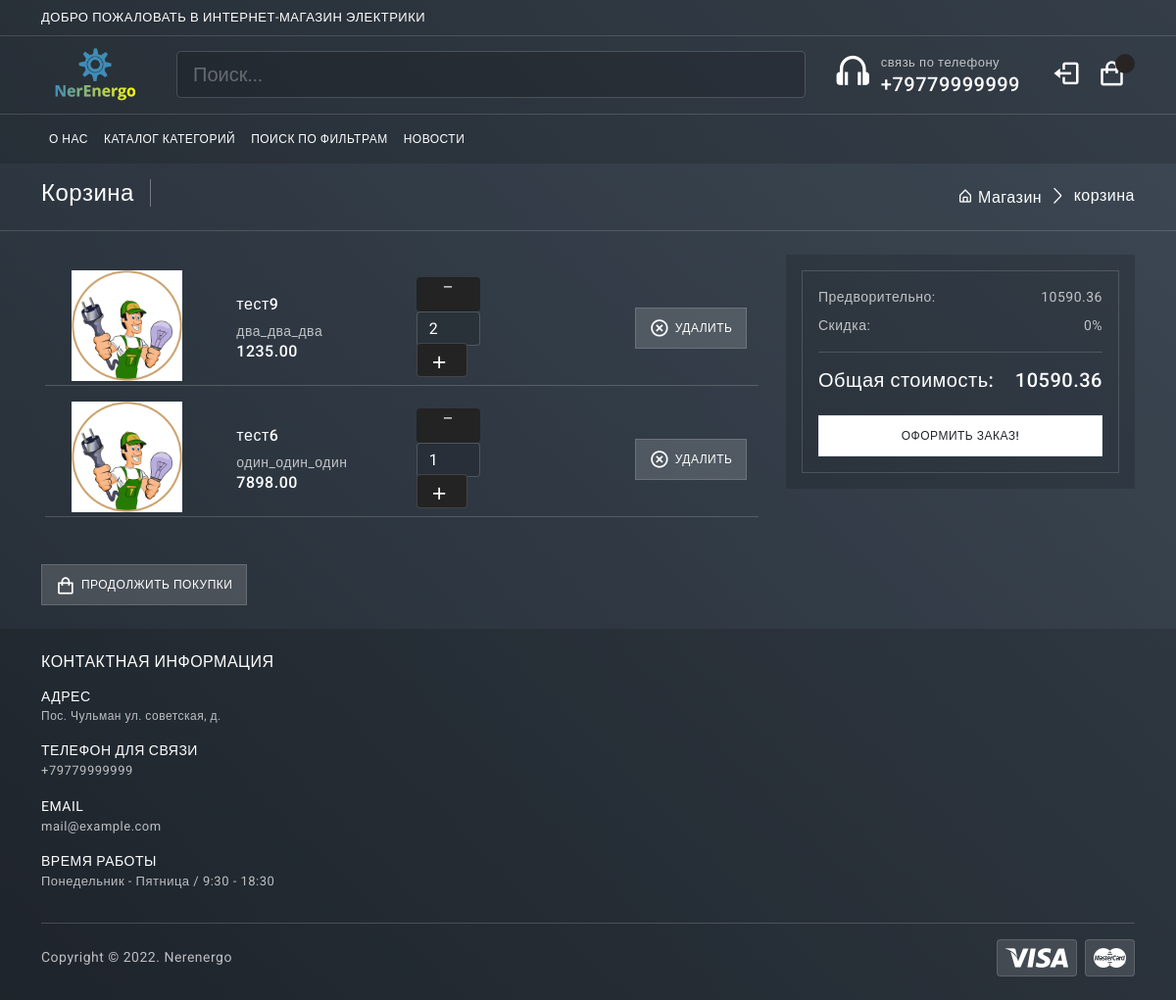
The app's page /cart/ (signed in), older data.
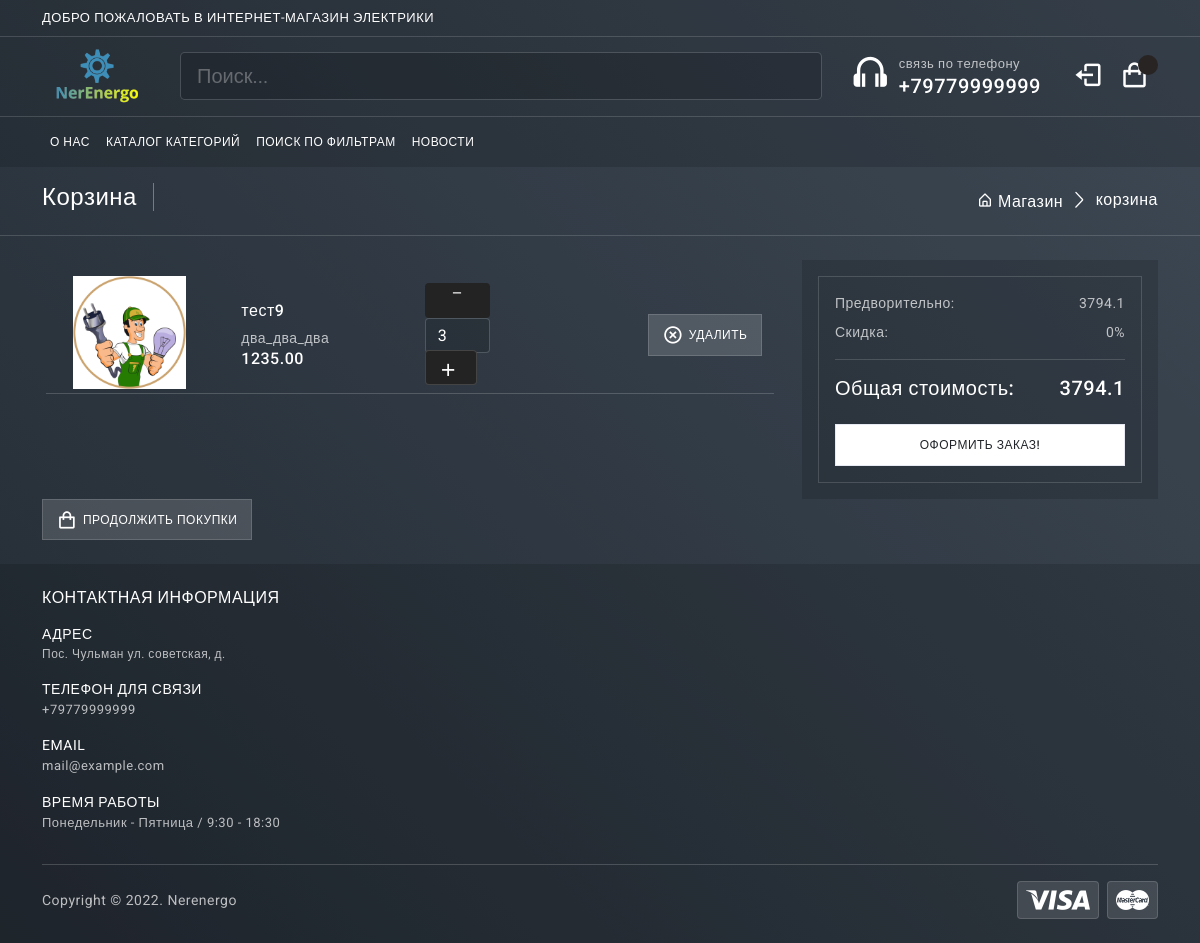
The same page, newer data.
### accounts/models.py (models this page shows, shortened)
class Account(AbstractBaseUser):
    first_name = models.CharField(max_length=50)
    last_name = models.CharField(max_length=50)
    username = models.CharField(max_length=50, unique=True)
    email = models.EmailField(max_length=100, unique=True)
    Phone_number = models.CharField(max_length=50)
    is_admin = models.BooleanField(default=False)
    is_staff = models.BooleanField(default=False)
    is_active = models.BooleanField(default=False)
    is_superadmin = models.BooleanField(default=False)
    date_joined_for_format = models.DateTimeField(auto_now_add=True)
    last_login_for_format  = models.DateTimeField(auto_now_add=True)
    USERNAME_FIELD = 'email'
    REQUIRED_FIELDS = ['username', 'first_name', 'last_name']
    objects = AccountManger()

### cart/models.py (models this page shows, shortened)
class CartItem(models.Model):
    user = models.ForeignKey(Account, on_delete=models.CASCADE, null=True )
    product = models.ForeignKey(Product, on_delete=models.CASCADE)
    variation = models.ManyToManyField(Variation, blank=True)
    cart = models.ForeignKey(Cart, on_delete=models.CASCADE, null=True)
    quantity = models.IntegerField()
    is_active = models.BooleanField(default=True)

### mainapp/models.py (models this page shows, shortened)
class Product(models.Model):
	category = models.ForeignKey(Category, verbose_name='Категория', on_delete=models.CASCADE)
	title = models.CharField(max_length=255, verbose_name="наименование")
	identifications = models.PositiveIntegerField(default=1, verbose_name='индификатор', blank=True)
	slug = models.SlugField(unique=True)
	image = models.ImageField(verbose_name='Изображение')
	description = models.TextField(verbose_name='описание', null=True)
	price = models.DecimalField(max_digits=9, decimal_places=2, verbose_name='Цена')
	count_view = models.PositiveIntegerField(default=0, verbose_name='Количество')
	availabillity = models.BooleanField(null=True, verbose_name="наличие")
	characteristiks = models.TextField(verbose_name='описание', null=True, blank=True)
	date_created = models.DateTimeField(auto_now_add = True)
	property1 = models.CharField(max_length=255, verbose_name="свойство_№1", blank=True)
	property2 = models.CharField(max_length=255, verbose_name="свойство_№2", blank=True)
	property3 = models.CharField(max_length=255, verbose_name="свойство_№3", blank=True)
	property4 = models.CharField(max_length=255, verbose_name="свойство_№4", blank=True)
	property5 = models.CharField(max_length=255, verbose_name="свойство_№5", blank=True)
	property6 = models.CharField(max_length=255, verbose_name="свойство_№6", blank=True)
	property7 = models.CharField(max_length=255, verbose_name="свойство_№7", blank=True)
	property8 = models.CharField(max_length=255, verbose_name="свойство_№8", blank=True)
	property9 = models.CharField(max_length=255, verbose_name="свойство_№9", blank=True)
	property10 = models.CharField(max_length=255, verbose_name="свойство_№10", blank=True)
	class Meta:
		verbose_name = 'Продукт'
		verbose_name_plural = 'Продукты'

class Category(MPTTModel):
	name = models.CharField(max_length=255, verbose_name="имя категории")
	slug = models.SlugField(unique=True)
	parent = TreeForeignKey('self', on_delete=models.CASCADE, null=True, blank=True, related_name='children')
	class MPTTMeta:
		order_insertion_by = ['name']
	def __str__(self):
		return self.name
	class Meta:
		verbose_name = 'Категорию'
		verbose_name_plural = 'категории'

### cart/views.py (the view)
# urls.py: path('', views.cart, name='cart'),
def cart(request, total_price=0, quantity=0, cart_items=None):
    grand_total = 0
    tax = 0
    try:
        if request.user.is_authenticated:
            cart_items = CartItem.objects.filter(user=request.user, is_active=True)
        else:
            cart = Cart.objects.get(cart_id=_cart_id(request))
            cart_items = CartItem.objects.filter(cart=cart, is_active=True)
        for cart_item in cart_items:
            total_price += (cart_item.product.price * cart_item.quantity)
            quantity += cart_item.quantity
    except ObjectDoesNotExist:
        pass
    tax = round(((2 * total_price)/100), 2)
    grand_total = total_price + tax
    handing = 15.00
    total = float(grand_total) + handing
    context = {
        'total' : total_price,
        'quantity': quantity,
        'cart_items':cart_items,
        'order_total':total,
        'vat' : tax,
        'handing':handing,
    }
    return render(request, 'mainapp/cart.html', context)

### mainapp/templates/mainapp/cart.html (shortened to what this page needs)
{% extends 'mainapp/index.html' %}
{% block content %}
 {% if not cart_items %}
 		<section class="py-3 border-bottom d-none d-md-flex">
			<div class="container">
				<div class="page-breadcrumb d-flex align-items-center">
					<h3 class="breadcrumb-title pe-3">Корзина</h3>
					<div class="ms-auto">
						<nav aria-label="breadcrumb">
							<ol class="breadcrumb mb-0 p-0">
								<li class="breadcrumb-item"><a href="{% url 'mainapp:index.html' %}"><i class="bx bx-home-alt"></i> Магазин</a>
								</li>
								<li class="breadcrumb-item active" aria-current="page">корзина</li>
							</ol>
						</nav>
					</div>
				</div>
			</div>
		</section>
		<div style="font-size:18px; margin-bottom:300px;margin-top:30px" class="container alert alert-info text-center" role="alert">
		<b>Ваша корзина пуста,&nbsp;&nbsp; <a href="{% url 'mainapp:index.html' %}" style="color:#21094e;text-decoration: underline;">Вернуться к покупкам<a></b>
		</div>
{% else %}
				<section class="py-3 border-bottom d-none d-md-flex">
					<div class="container">
						<div class="page-breadcrumb d-flex align-items-center">
							<h3 class="breadcrumb-title pe-3">Корзина</h3>
							<div class="ms-auto">
								<nav aria-label="breadcrumb">
									<ol class="breadcrumb mb-0 p-0">
										<li class="breadcrumb-item"><a href="{% url 'mainapp:index.html' %}"><i class="bx bx-home-alt"></i> Магазин</a>
										</li>
										<li class="breadcrumb-item active" aria-current="page">корзина</li>
									</ol>
								</nav>
							</div>
						</div>
					</div>
				</section>
				<section class="py-4">
					<div class="container">
						<div class="shop-cart">
							<div class="row">
								<div class="col-12 col-xl-8">
									<div class="shop-cart-list mb-3 p-3">
										{% for cart_item in cart_items %}
										<div class="row align-items-center g-6">
											<div class="col-3 col-lg-9">
												<div class="d-lg-flex align-items-center gap-2">
													<div class="col cart-img mb-1">
														<a href="{{ product.get_absolute_url }}">
														<img style="width: 8rem; padding-left: 15px" src="{{cart_item.product.image.url}}"alt=""></a>
													</div>
													<div class="col cart-detail text-center text-lg-start" style="padding-left: 20px; padding-right: 20px; position: center;">
														<h6 class="mb-2">{{ cart_item.product.title }}</h6>
														<span class="mb-0">{{cart_item.product.category}}</span>
														<h6 class="mb-0">{{cart_item.product.price}}</h6>
													</div>
													<div class="col plus-minus">
														<form style="" action="{% url 'cart:add_cart' cart_item.product.id %}" method="POST">
															<a href="{% url 'cart:remove_cart' cart_item.product.id cart_item.id %}" ><i style="text-align: center; background:#232323;color:#fff;height:35px;margin-top:-5px;width:65px; border-radius: 4px;" class="bx bx-minus "></i></a>
															<input style=" height:35px; width: 65px;" class="form-control" value="{{cart_item.quantity}}">
															<button style="background:#232323;color:#fff; height:35px; margin-top:-3px " class="btn btn-light" type="submit" id="button-minus"> <i class="bx bx-plus"></i> </button>
														</form>
													</div>
												</div>
											</div>
											<div class="col-12 col-lg-3">
												<div class="text-center">
													<div class="d-flex gap-2 justify-content-center justify-content-lg-end"> <a href="{% url 'cart:remove_cart_item' cart_item.product.id cart_item.id %}" class="btn btn-light rounded-0 btn-ecomm"><i class='bx bx-x-circle'></i>Удалить</a>
													</div>
												</div>
											</div>
											<hr>
										</div>
										{% endfor %}
									</div>
								</div>
								<div class="col-12 col-xl-4">
											<div class="checkout-form p-3 bg-dark-1">
												<div class="card rounded-0 border bg-transparent mb-0 shadow-none">
													<div class="card-body">
														<p class="mb-2">Предворительно: <span class="float-end">{{ order_total }}</span>
														<p class="mb-0">Скидка: <span class="float-end">0%</span>
														</p>
														<div class="my-3 border-top"></div>
														<h5 class="mb-0">Общая стоимость: <span class="float-end">{{order_total}}</span></h5>
														<div class="d-grid"> <a href="{% url 'mainapp:postorder' %}" class="btn btn-white btn-ecomm">Оформить заказ!</a>
														</div>
													</div>
												</div>
											</div>
										</div>
							</div>
							<div class="d-lg-flex align-items-center gap-2">	<a href="{% url 'mainapp:index.html' %}" class="btn btn-light btn-ecomm"><i class='bx bx-shopping-bag'></i> Продолжить покупки</a>
							</div>
						</div>
					</div>
				</section>
{% endif %}
{% endblock content %}

### mainapp/templates/mainapp/index.html (shortened to what this page needs)
{% load static %}
<!DOCTYPE html>
<html lang="en">
<head>
	<link href="{% static 'mainapp/plugins/OwlCarousel/css/owl.carousel.min.css' %}" rel="stylesheet" />
	<link href="{% static 'mainapp/plugins/simplebar/css/simplebar.css' %}" rel="stylesheet" />
	<link href="{% static 'mainapp/plugins/perfect-scrollbar/css/perfect-scrollbar.css' %}" rel="stylesheet" />
	<link href="{% static 'mainapp/plugins/metismenu/css/metisMenu.min.css' %}" rel="stylesheet" />
	<link href="{% static 'mainapp/plugins/nouislider/nouislider.min.css' %}" rel="stylesheet" />
	<link href="{% static 'mainapp/css/pace.min.css' %}" rel="stylesheet" />
	<link href="{% static 'mainapp/css/bootstrap.min.css' %}" rel="stylesheet">
	<link href="{% static 'mainapp/css/app.css' %}" rel="stylesheet">
	<link href="{% static 'mainapp/css/icons.css' %}" rel="stylesheet">
</head>
<body class="bg-theme9">	<b class="screen-overlay"></b>
	<div class="wrapper">
		<div class="header-wrapper bg-dark-1">
			<div class="header-wrapper bg-dark-1">
			<div class="top-menu border-bottom">
				<div class="container">
					<nav class="navbar navbar-expand">
						<div class="shiping-title text-uppercase font-13 text-white d-none d-sm-flex">Добро пожаловать в интернет-магазин электрики</div>
					</nav>
				</div>
			</div>
			<div class="header-content pb-3 pb-md-0">
				<div class="container">
					<div class="row align-items-center">
						<div class="col col-md-auto">
							<div class="d-flex align-items-center">
								<div class="logo d-none d-lg-flex">
									<a href="{% url 'mainapp:index.html' %}">
										<img src="/media/logo-ner.png" class="logo-icon" alt="" />
									</a>
								</div>
							</div>
						</div>
						<div class="col-6 col-md order-2 order-md-1">
							<div class="input-group flex-nowrap px-xl-1">
								<form action="{% url 'mainapp:search' %}" method="get" class="w-100 rounded-0">
									<input type="text" name = 'q' class="form-control form-control-lg" placeholder="Поиск...">
								</form>
							</div>
						</div>
						<div class="col col-md-auto order-3 d-none d-xl-flex align-items-center">
							<div class="fs-1 text-white"><i class='bx bx-headphone'></i>
							</div>
							<div class="ms-2">
								<p class="mb-0 font-13">связь по телефону</p>
								<h5 class="mb-0">+79779999999</h5>
							</div>
						</div>
						<div class="col col-md-auto order-2 order-md-4">
							<div class="top-cart-icons">
								<nav class="navbar navbar-expand">
									<ul class="navbar-nav ms-auto">
										<li class="nav-item">
											<a href="{% if user.is_authenticated %} {% url 'accounts:logout' %} {% else %} {% url 'accounts:sing_in' %} {% endif %}" class="nav-link cart-link"><i class='{% if user.is_authenticated %} bx bx-log-out {% else %} bx bx-user {% endif %}'></i>
											</a>
										</li>
										<li class="nav-item dropdown dropdown-large">
											<a href="#" class="nav-link dropdown-toggle dropdown-toggle-nocaret position-relative cart-link" data-bs-toggle="dropdown"> <span class="alert-count">{{quantityyy}}</span>
												<i class='bx bx-shopping-bag'></i>
											</a>
										</li>
									</ul>
								</nav>
							</div>
						</div>
					</div>
				</div>
			</div>
			<div class="primary-menu border-top">
				<div class="container">
					<nav id="navbar_main" class="mobile-offcanvas navbar navbar-expand-lg">
						<ul class="navbar-nav">
							<li class="nav-item"> <a class="nav-link" href="{% url 'mainapp:contact' %}">О нас</a>
							</li>
							<li class="nav-item"> <a class="nav-link" href="{% url 'mainapp:all_category' %}">Каталог категорий</a>
							</li>
							<li class="nav-item"> <a class="nav-link" href="{% url 'mainapp:filterpage' %}">Поиск по фильтрам</a>
							</li>
							<li class="nav-item"> <a class="nav-link" href="{% url 'mainapp:blog' %}">Новости</a>
							</li>
						</ul>
					</nav>
				</div>
			</div>
		</div>
		{% block content %}{% endblock content %}
		<footer >
			<section class="py-4 bg-dark-1" >
				<div class="container">
					<div class="row row-cols-1 row-cols-lg-2 row-cols-xl-4">
						<div class="col">
							<div class="footer-section1 mb-3">
								<h6 class="mb-3 text-uppercase">Контактная информация</h6>
								<div class="address mb-3">
									<p class="mb-0 text-uppercase text-white">Адрес</p>
									<p class="mb-0 font-12">Пос. Чульман ул. советская, д.</p>
								</div>
								<div class="phone mb-3">
									<p class="mb-0 text-uppercase text-white">Телефон для связи</p>
									<p class="mb-0 font-13">+79779999999</p>
								</div>
								<div class="email mb-3">
									<p class="mb-0 text-uppercase text-white">Email</p>
									<p class="mb-0 font-13">mail@example.com</p>
								</div>
								<div class="working-days mb-3">
									<p class="mb-0 text-uppercase text-white">Время работы</p>
									<p class="mb-0 font-13">Понедельник - Пятница / 9:30 - 18:30</p>
								</div>
							</div>
						</div>
					</div>
					<hr/>
					<div class="row row-cols-1 row-cols-md-2 align-items-center">
						<div class="col">
							<p class="mb-0">Copyright © 2022. Nerenergo</p>
						</div>
						<div class="col text-end">
							<div class="payment-icon">
								<div class="row row-cols-auto g-2 justify-content-end">
									<div class="col">
										<img src="/media/icons/visa.png" alt="" />
									</div>
									<div class="col">
										<img src="/media/icons/mastercard.png" alt="" />
									</div>
								</div>
							</div>
						</div>
					</div>
				</div>
			</section>
		</footer>
	</div>
</body>
</html>

Row changes from the older to the newer data that the page shows:
removed CartItem: product.image (picture), product "тест6", product.category "один_один_один", product.price "7898.00", quantity "1"
changed CartItem "тест9": quantity "2" → "3"
Text that changed along with them:
{{ order_total }}: "10590.36" → "3794.1"
